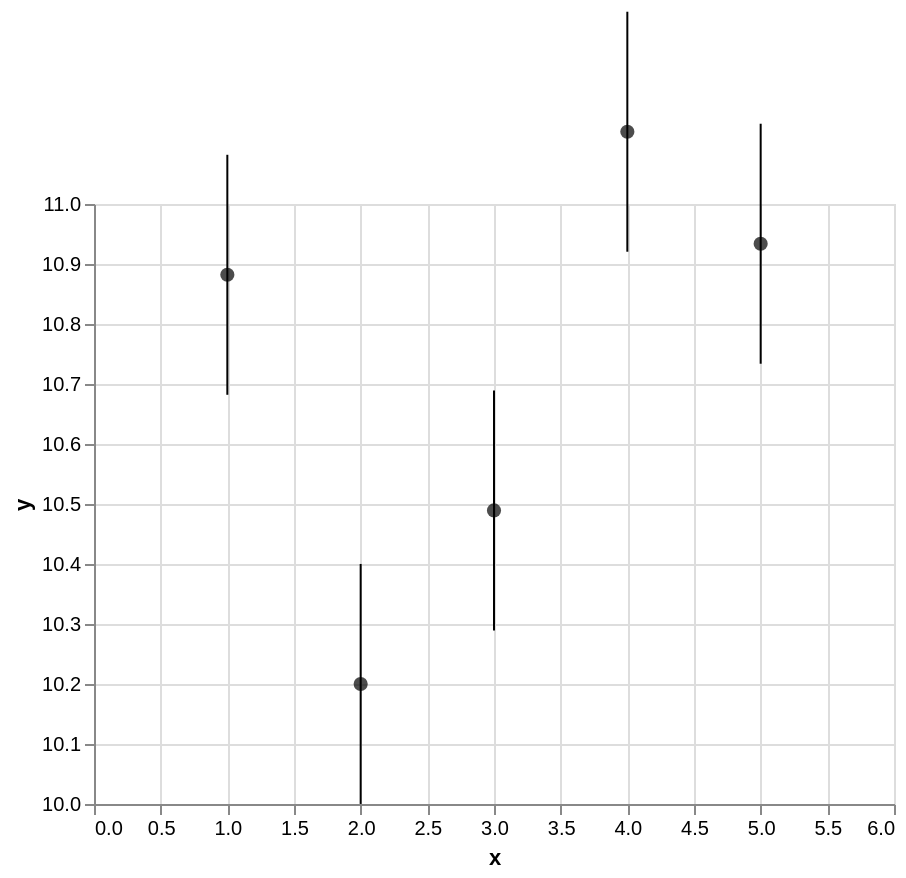

Specify this chart in Vega-Lite:
### Vega-Lite specification from a JSON file in a GitHub repository (floating-point values rounded to 4 significant figures)
{"config": {"view": {"height": 300, "width": 400}}, "layer": [{"encoding": {"y": {"scale": {"domain": [10, 11], "zero": false}, "field": "y", "type": "quantitative", "axis": {"title": "y"}}, "x": {"scale": {"domain": [0, 6]}, "field": "x", "type": "quantitative", "axis": {"title": "x"}}, "color": {"value": "black"}}, "data": {"values": [{"y": 10.88, "x": 1, "yerr": 0.2}, {"y": 10.2, "x": 2, "yerr": 0.2}, {"y": 10.49, "x": 3, "yerr": 0.2}, {"y": 11.12, "x": 4, "yerr": 0.2}, {"y": 10.93, "x": 5, "yerr": 0.2}]}, "mark": {"filled": true, "size": 50, "type": "point"}}, {"transform": [{"calculate": "datum.y+datum.yerr", "as": "ymax"}, {"calculate": "datum.y-datum.yerr", "as": "ymin"}], "encoding": {"y": {"field": "ymin", "type": "quantitative"}, "x": {"field": "x", "type": "quantitative"}, "y2": {"field": "ymax", "type": "quantitative"}}, "data": {"values": [{"y": 10.88, "x": 1, "yerr": 0.2}, {"y": 10.2, "x": 2, "yerr": 0.2}, {"y": 10.49, "x": 3, "yerr": 0.2}, {"y": 11.12, "x": 4, "yerr": 0.2}, {"y": 10.93, "x": 5, "yerr": 0.2}]}, "mark": "rule"}], "$schema": "https://vega.github.io/schema/vega-lite/v2.4.1.json"}
